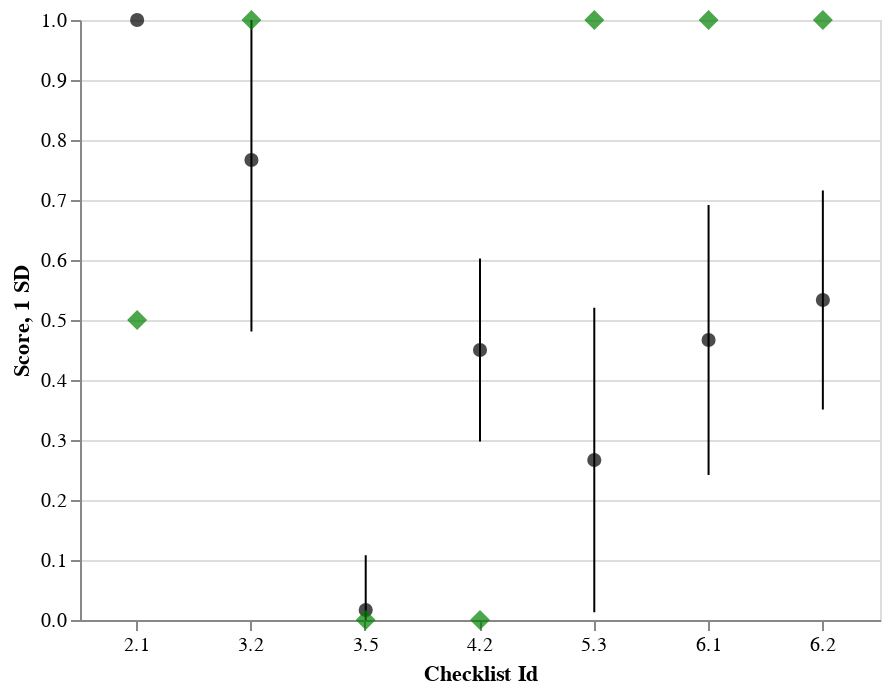

This figure's notebook cell:
### Code cell
generate_stat_plot(df_repo__stat, "qlib", qlib_gt)

### Figure 1 — Vega-Lite specification as saved in the notebook (floating-point values rounded to 4 significant figures)
{"config": {"view": {"continuousWidth": 300, "continuousHeight": 300}}, "layer": [{"mark": {"type": "point", "color": "black", "filled": true, "size": 50}, "encoding": {"x": {"axis": {"labelAngle": 0}, "field": "id", "title": "Checklist Id", "type": "ordinal"}, "y": {"field": "mean", "scale": {"domainMin": 0, "domainMax": 1}, "title": "Score", "type": "quantitative"}}, "transform": [{"calculate": "max(0, datum.mean-datum.std)", "as": "min"}, {"calculate": "min(1, datum.mean+datum.std)", "as": "max"}]}, {"mark": {"type": "errorbar"}, "encoding": {"x": {"field": "id", "type": "ordinal"}, "y": {"field": "min", "title": "1 SD", "type": "quantitative"}, "y2": {"field": "max"}}, "transform": [{"calculate": "max(0, datum.mean-datum.std)", "as": "min"}, {"calculate": "min(1, datum.mean+datum.std)", "as": "max"}]}, {"data": {"name": "data-1c022efac0b2843820ecae0fa4ee598c"}, "mark": {"type": "point", "color": "green", "filled": true, "shape": "diamond", "size": 100}, "encoding": {"x": {"field": "id", "type": "ordinal"}, "y": {"field": "score", "type": "quantitative"}}}], "data": {"name": "data-f949c86c80effe671dbe2cea6bd533b6"}, "width": 400, "$schema": "https://vega.github.io/schema/vega-lite/v5.17.0.json", "datasets": {"data-f949c86c80effe671dbe2cea6bd533b6": [{"repo": "qlib", "id": "2.1", "count": 30.0, "mean": 1.0, "std": 0.0}, {"repo": "qlib", "id": "3.2", "count": 30.0, "mean": 0.7667, "std": 0.2857}, {"repo": "qlib", "id": "3.5", "count": 30.0, "mean": 0.01667, "std": 0.09129}, {"repo": "qlib", "id": "4.2", "count": 30.0, "mean": 0.45, "std": 0.1526}, {"repo": "qlib", "id": "5.3", "count": 30.0, "mean": 0.2667, "std": 0.2537}, {"repo": "qlib", "id": "6.1", "count": 30.0, "mean": 0.4667, "std": 0.2249}, {"repo": "qlib", "id": "6.2", "count": 30.0, "mean": 0.5333, "std": 0.1826}], "data-1c022efac0b2843820ecae0fa4ee598c": [{"id": "2.1", "score": 0.5}, {"id": "3.2", "score": 1.0}, {"id": "3.5", "score": 0.0}, {"id": "4.2", "score": 0.0}, {"id": "5.3", "score": 1.0}, {"id": "6.1", "score": 1.0}, {"id": "6.2", "score": 1.0}]}}
